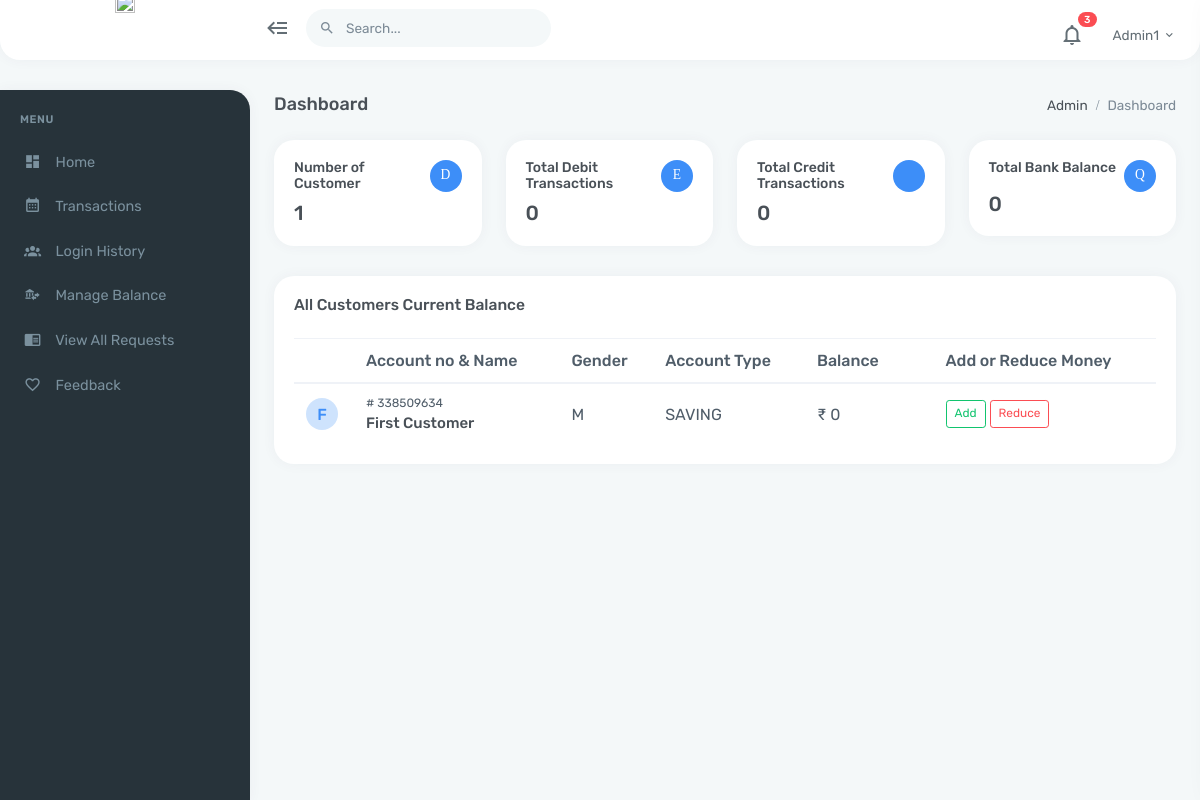
/admin/dist/manage_balance.php (signed in), run on the app's committed database.
### tables this page shows
CREATE TABLE `tbl_customer` (
  `account_no` int(9) NOT NULL,
  `full_name` char(100) NOT NULL,
  `gender` char(10) NOT NULL,
  `birth_date` date NOT NULL,
  `mobile` char(15) NOT NULL,
  `email` char(100) NOT NULL
);

CREATE TABLE `tbl_account_type` (
  `account_no` int(9) NOT NULL,
  `account_type` char(10) NOT NULL
);

CREATE TABLE `tbl_balance` (
  `account_no` int(9) NOT NULL,
  `account_type` varchar(20) NOT NULL,
  `balance` int(10) NOT NULL
);

### admin/dist/manage_balance.php (the view, shortened to what the rows shown need)
<?php
    include('connect.php');
    if(isset($_SESSION["s_admin_id"]))
    {
        $Admin_id = $_SESSION["s_admin_id"];
        $query_admin = "SELECT * FROM tbl_admin WHERE admin_id=$Admin_id";
        $result_admin = mysqli_query($con, $query_admin);
        $row_admin_detail = mysqli_fetch_array($result_admin);
    } else {
        header("location:http://localhost/online-banking/admin/dist/auth-login.php");
    }
?>
    <!doctype html>
    <html lang="en">
    <head>
        <link href="assets/libs/slick-slider/slick/slick.css" rel="stylesheet" type="text/css" />
        <link href="assets/libs/slick-slider/slick/slick-theme.css" rel="stylesheet" type="text/css" />
        <link href="assets/libs/alertifyjs/build/css/alertify.min.css" rel="stylesheet" type="text/css" />
        <link href="assets/libs/alertifyjs/build/css/themes/default.min.css" rel="stylesheet" type="text/css" />
        <link href="assets/libs/sweetalert2/sweetalert2.min.css" rel="stylesheet" type="text/css" />
        <link href="assets/libs/jqvmap/jqvmap.min.css" rel="stylesheet" />
        <link href="assets/css/bootstrap.min.css" rel="stylesheet" type="text/css" />
        <link href="assets/css/icons.min.css" rel="stylesheet" type="text/css" />
        <link href="assets/css/app.min.css" rel="stylesheet" type="text/css" />
    </head>
    <body data-sidebar="dark">
        <div id="layout-wrapper">
            <?php
            include "header-sidepanel.php"
            ?>
                <div class="main-content">
                    <div class="page-content">
                        <div class="container-fluid">
                            <div class="row">
                                <div class="col-lg-12">
                                    <div class="card">
                                        <div class="card-body">
                                            <div class="table-responsive">
                                                <table class="table table-centered table-nowrap mb-0">
                                                    <thead>
                                                        <tr>
                                                            <th scope="col" style="width: 60px;"></th>
                                                            <th scope="col">Account no & Name</th>
                                                            <th scope="col">Gender</th>
                                                            <th scope="col">Account Type</th>
                                                            <th scope="col">Balance</th>
                                                            <th></th>
                                                            <th scope="col">Add or Reduce Money</th>
                                                        </tr>
                                                    </thead>
                                                    <tbody>
                                                        <?php
                                                    $query_for_customer_details = "SELECT * FROM tbl_customer";
                                                    $customers_details = mysqli_query($con,$query_for_customer_details);
                                                    while($row = mysqli_fetch_array($customers_details)) {
                                                        $account_no = $row["account_no"];
                                                        $query_for_account_bal = "SELECT balance FROM tbl_balance WHERE account_no=$account_no";
                                                        $result_account_bal = mysqli_query($con, $query_for_account_bal);
                                                        $account_bal = mysqli_fetch_array($result_account_bal)[0];
                                                        $query_for_account_type = "SELECT account_type FROM tbl_account_type WHERE account_no=$account_no";
                                                        $result_account_type = mysqli_query($con, $query_for_account_type);
                                                        $account_type = mysqli_fetch_array($result_account_type)[0];
                                                        if ($account_no == 338509629)
                                                        {
                                                            $AddReduceBtn = '';
                                                        }
                                                        else
                                                        {
                                                            $AddReduceBtn = '<button type="button" name="btn_add" onclick="alertifyPromptAdd('.$account_no.');" class="btn btn-outline-success btn-sm">Add</button>
                                                            <button type="button" onclick="alertifyPromptReduce('.$account_no.');" class="btn btn-outline-danger btn-sm">Reduce</button>
                                                            <div class="col-sm-4">';
                                                        }
                                                       echo
                                                       '<tr>
                                                            <td>
                                                                <div class="avatar-xs">
                                                                    <span class="avatar-title rounded-circle bg-soft-primary text-primary">
                                                                        '.$row["full_name"][0].'
                                                                    </span>
                                                                </div>
                                                            </td>
                                                            <td>
                                                                <p class="mb-1 font-size-12"># '.$row["account_no"].'</p>
                                                                <h5 class="font-size-15 mb-0">'.$row["full_name"].' </h5>
                                                            </td>
                                                            <td>'.$row["gender"].'<br></td>
                                                            <td> '.$account_type.'</td>
                                                            <td>&#x20b9; '.$account_bal.'<br></td>
                                                            <td></td>
                                                            <td>
                                                            '.$AddReduceBtn.'
                                            </div>
                                                        </td>
                                                    </tr>';
                                                   }
                                                ?>
                                                    </tbody>
                                                </table>
                                            </div>
                                        </div>
                                    </div>
                                </div>
                            </div>
                        </div>
                    </div>
                </div>
        </div>
    </body>
    </html>

### admin/dist/header-sidepanel.php (shortened to what the rows shown need)
<header id="page-topbar">
    <div class="navbar-header">
        <div class="d-flex">
            <div class="dropdown d-inline-block">
                <button type="button" class="btn header-item waves-effect" id="page-header-user-dropdown" data-toggle="dropdown" aria-haspopup="true" aria-expanded="false">
                                <span class="d-none d-sm-inline-block ml-1"><?php echo $row_admin_detail["full_name"]?></span>
                                <i class="mdi mdi-chevron-down d-none d-sm-inline-block"></i>
                            </button>
            </div>
        </div>
    </div>
</header>

### data on the page
tbl_customer: full_name "F", account_no "338509634", full_name "First Customer", gender "M", tbl_account_type.account_type "SAVING", tbl_balance.balance "0"

### other printed values
$row_admin_detail["full_name"] "Admin1"
$no_of_customer "1"
$debit_count "0"
$credit_count "0"
$total_bank_balance "0"
